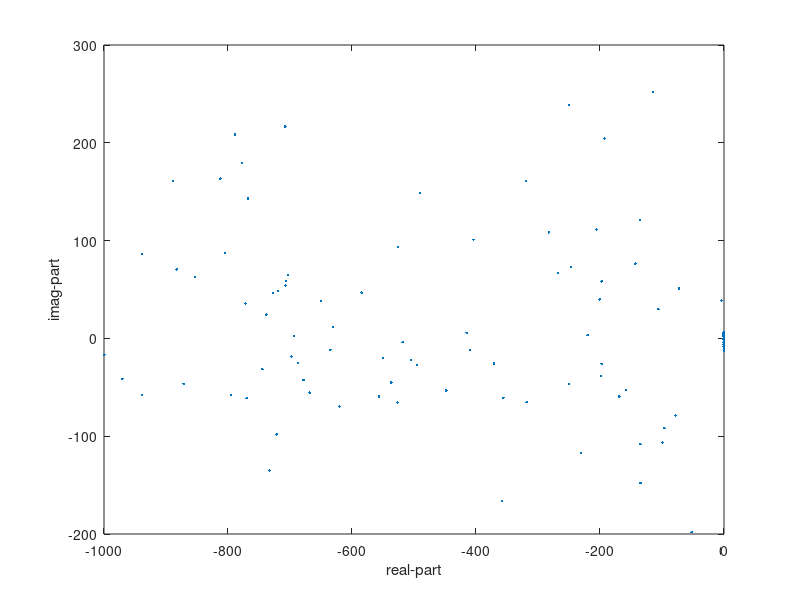

This figure's MATLAB source: (Note: this script raises an error after producing the figure.)
% quasiLogAxes() transforms selected axes of the given plot
% to a quasi-log axes (via asinh).  AJR, 25 Sep 2021 -- 17
% Apr 2023
%!TEX root = doc.tex
%{
\section{\texttt{quasiLogAxes()}: transforms some axes of a
plot to quasi-log}
\label{sec:quasiLogAxes}

This function rescales some coordinates and labels the axes
of the given 2D or 3D~plot.  The original aim was to
effectively show the complex spectrum of multiscale systems
such as the patch scheme. The eigenvalues are over a wide
range of magnitudes, but are signed.  So we use a nonlinear
asinh transformation of the axes, and then label the axes
with reasonable ticks. The nonlinear rescaling is useful in
other scenarios also.

\begin{matlab}
%}
function quasiLogAxes(handle,xScale,yScale,zScale,cScale)
%{
\end{matlab}
\paragraph{Input} 
\begin{itemize}
\item \verb|handle|: handle to your plot to transform, for
example, obtained by \verb|handle=plot(...)|

\item \verb|xScale| (optional, default~inf): if inf, then no
transformation is done in this coordinate.  Otherwise, with
\(x\) denoting every horizontal coordinate, then transforms
the plot-data with the \(\text{asinh}()\) function so that
\begin{itemize}
\item for \(|x|\lesssim x_{\text{scale}}\) the x-axis scaling 
is approximately linear, whereas
\item for \(|x|\gtrsim x_{\text{scale}}\) the x-axis scaling 
is approximately signed-logarithmic.
\end{itemize}

\item \verb|yScale| (optional, default~inf): corresponds to
\verb|xScale| for the second axis scaling.

\item \verb|zScale| (optional, default~inf): corresponds to
\verb|xScale| for a third axis scaling if it exists.

\item \verb|cScale| (optional, default~inf): corresponds to
\verb|cScale| for a colormap, and colorbar scaling if it exists.

\item axis limits (optional): if the axis limits of the plot
do not 'fit' the plot data, then we assume you have set the
axis limits, in which case your limits are used (each direction 
considered separately).
\end{itemize}

\paragraph{Output} None, just the transformed plot.


\paragraph{Example}
If invoked with no arguments, then execute an example.
\begin{matlab}
%}
if nargin==0  
   % generate some data
   n=99;  fast=(rand(n,1)<0.8);
   z = -rand(n,1).*(1+1e3*fast)+1i*randn(n,1).*(5+1e2*fast);
   % plot data and transform axes
   handle = plot(real(z),imag(z),'.');
   xlabel('real-part'), ylabel('imag-part')
   quasiLogAxes(handle,1,10);
   return
end% example
%{
\end{matlab}


Default values for scaling, \verb|inf| denotes no
transformation of that axis.
\begin{matlab}
%}
if nargin<5, cScale=inf; end
if nargin<4, zScale=inf; end
if nargin<3, yScale=inf; end
if nargin<2, xScale=inf; end
%{
\end{matlab}


\begin{devMan}
Get current limits of the plot so we can attempt to detect
if a user has set some limits that we should keep.  And also
get the pointer to the axes and to the figure of the plot. 
\begin{matlab}
%}
xlim0=xlim; ylim0=ylim; zlim0=zlim; clim0=caxis;
theAxes = get(handle(1),'parent');
theFig = get(theAxes,'parent');
%{
\end{matlab}

Find overall factors so the data is nonlinearly mapped to
order oneish---so that then pgfplots et al.\ do not think
there is an overall scaling factor on the axes.
\begin{matlab}
%}
xFac=1e-99; yFac=xFac; zFac=xFac; cFac=xFac;
for k=1:length(handle)
    if ~isinf(xScale)
    temp = asinh(handle(k).XData/xScale);
    xFac = max(xFac, max(abs(temp(:)),[],'omitnan') );
    end
    if ~isinf(yScale)
    temp = asinh(handle(k).YData/yScale);
    yFac = max(yFac, max(abs(temp(:)),[],'omitnan') );
    end
    if ~isinf(zScale)
    temp = asinh(handle(k).ZData/zScale);
    zFac = max(zFac, max(abs(temp(:)),[],'omitnan') );
    end
    if ~isinf(cScale)
    temp = asinh(handle(k).CData/cScale);
    cFac = max(cFac, max(abs(temp(:)),[],'omitnan') );
    end
end%for
xFac=9/xFac; yFac=9/yFac; zFac=9/zFac; cFac=9/cFac;
%{
\end{matlab}

Scale the plot data in the plot \verb|handle|. Give an
error if it appears that the plot-data has already been
transformed.   Color data has to be transformed first
because usually there is automatic flow from z-data to c-data.
\begin{matlab}
%}
for k=1:length(handle)
    assert(~strcmp(handle(k).UserData,'quasiLogAxes'), ...
       'Replot graph---it appears plot data is already transformed')
    if ~isinf(cScale)
    handle(k).CData = cFac*asinh(handle(k).CData/cScale); 
    end
    if ~isinf(xScale)
    handle(k).XData = xFac*asinh(handle(k).XData/xScale); 
    end
    if ~isinf(yScale)
    handle(k).YData = yFac*asinh(handle(k).YData/yScale); 
    end
    if ~isinf(zScale)
    handle(k).ZData = zFac*asinh(handle(k).ZData/zScale); 
    end
    handle(k).UserData = 'quasiLogAxes';
end%for
if ~isinf(xScale), xlim0=xFac*asinh(xlim0/xScale); end
if ~isinf(yScale), ylim0=yFac*asinh(ylim0/yScale); end
if ~isinf(zScale), zlim0=zFac*asinh(zlim0/zScale); end
if ~isinf(cScale), clim0=cFac*asinh(clim0/cScale); end
%{
\end{matlab}
Get limits of nonlinearly transformed data, and reset with
4\%~padding around all margins---crude but serviceable.
\begin{matlab}
%}
axis tight; 
xlim1=xlim+0.04*diff(xlim)*[-1 1];
ylim1=ylim+0.04*diff(ylim)*[-1 1];
zlim1=zlim+0.04*diff(zlim)*[-1 1];
clim1=caxis+ 0*diff(caxis)*[-1 1];
%{
\end{matlab}
But if the scaled range is too different from the original,
then restore the original.  Then set the scaled limits.
\begin{matlab}
%}
if diff(xlim1)<0.5*diff(xlim0) | diff(xlim1)>2*diff(xlim0)
    xlim1=xlim0; end
if diff(ylim1)<0.5*diff(ylim0) | diff(ylim1)>2*diff(ylim0)
    ylim1=ylim0; end
if diff(zlim1)<0.5*diff(zlim0) | diff(zlim1)>2*diff(zlim0)
    zlim1=zlim0; end
if diff(clim1)<0.5*diff(clim0) | diff(clim1)>2*diff(clim0)
    clim1=clim0; end
xlim(xlim1); ylim(ylim1); zlim(zlim1); caxis(clim1);
%{
\end{matlab}

\paragraph{Tick marks on the axes}
\begin{matlab}
%}
if ~isinf(xScale)
    tickingQuasiLogAxes(theAxes,'X',xlim1,xScale,xFac)
end%if
if ~isinf(yScale)
    tickingQuasiLogAxes(theAxes,'Y',ylim1,yScale,yFac)
end%if
if ~isinf(zScale)
    tickingQuasiLogAxes(theAxes,'Z',zlim1,zScale,zFac)
end%if
%{
\end{matlab}
But for color, only if we can find a colorbar. 
\begin{matlab}
%}
if ~isinf(cScale)
  for p=1:numel(theFig.Children)
    ca = theFig.Children(p);
    if class(ca) == "matlab.graphics.illustration.ColorBar"
      tickingQuasiLogAxes(ca,'C',clim1,cScale,cFac)
      break  
    end
  end
end%if
%{
\end{matlab}
Turn the grid on by default.
\begin{matlab}
%}
grid on
end%function
%{
\end{matlab}


\subsection{\texttt{tickingQuasiLogAxes()}: typeset ticks
and labels on an axis}
\begin{matlab}
%}
function tickingQuasiLogAxes(ca,Q,qlim1,qScale,qFac)
%{
\end{matlab}
\paragraph{Input} 
\begin{itemize}
\item \verb|ca|: pointer to axes/colorbar dataset.
\item \verb|Q|: character, either \texttt{X,Y,Z,C}.
\item \verb|qlim1|: the scaled limits of the axis.
\item \verb|qScale|: the scaling parameter for the axis.
\item \verb|qFac|: the scaling factor for the axis.
\end{itemize}

\paragraph{Output} None, just the ticked and labelled axes.

Get the order of magnitude of the horizontal data.
\begin{matlab}
%}
    qmax=max(abs(qlim1));
    qmag=floor(log10(qScale*sinh(qmax/qFac)));
%{
\end{matlab}
Form a range of ticks, geometrically spaced, trim off the
small values that would be too dense near zero (omit those
within 6\% of \verb|qmax|).
\begin{matlab}
%}
    ticks=10.^(qmag+(-7:0));
    j=find(ticks>qScale*sinh(0.06*qmax/qFac));
    nj=length(j);
    if nj<3,     ticks=[1;2;5]*ticks(j);
    elseif nj<5, ticks=[1;3]*ticks(j);
    else         ticks=ticks(j);
    end
    ticks=sort([0;ticks(:);-ticks(:)]);
%{
\end{matlab}
Set the ticks in place according to the transformation.
\begin{matlab}
%}
    if Q=='C', p='s'; Q=''; else p=''; end
    set(ca,[Q 'Tick' p],qFac*asinh(ticks/qScale) ...
          ,[Q 'TickLabel' p],cellstr(num2str(ticks,4)))
    if Q=='X', set(ca,[Q 'TickLabelRotation'],40), end
end%function qScaling
%{
\end{matlab}
\end{devMan}
%}
